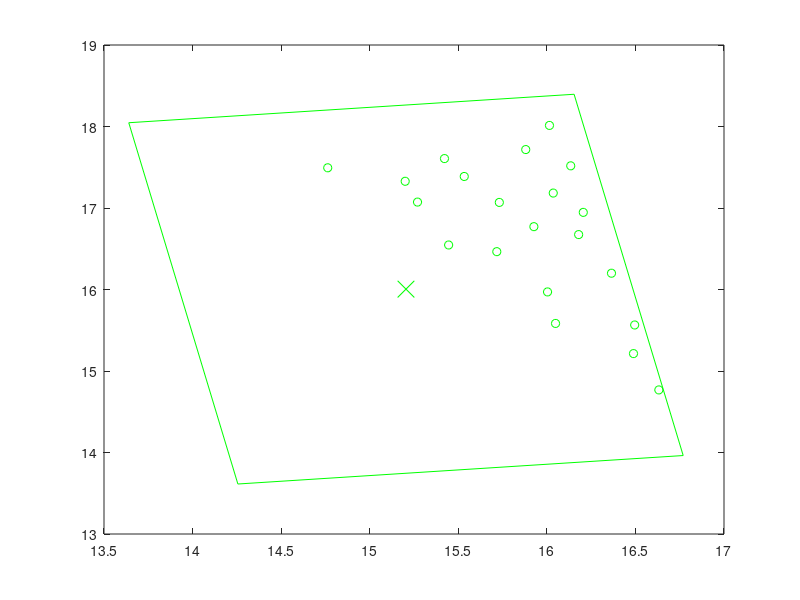

Here is the MATLAB script that generated this plot: (Note: this script raises an error after producing the figure.)
close all;
figure;
Targets_x = [14.762979344392004,15.200243446915817,15.269853493523833,15.445502682194958,15.422058827312185,15.533681938113986,15.717380550295742,15.731667001739893,16.049001738398985,16.00382614042047,15.926741455615542,15.880724475016166,16.036006732071822,16.17941663600096,16.014668787500096,16.205590113844284,16.134801150063506,16.48906883024664,16.364839604123887,16.495802369612782,16.632126526351218,];
Targets_y = [
17.493405141942187,17.327811003302656,17.072699714690618,16.54618505950143,17.606329463615825,17.38695019144608,16.46437979848765,17.0685319138865,15.583714849296587,15.970341678802264,16.771062689892442,17.71703291791567,17.183417842263122,16.673777386989094,18.013237614219538,16.94646729116542,17.51744579204767,15.213517064727755,16.19986894815736,15.564649128552952,14.76788801405039,];
center_x = [15.20472920148137];
center_y = [16.004520560338246];
image_corners_x = [13.639843475972986,14.255728499127333,16.769614926989757,16.15372990383541,13.639843475972986];
image_corners_y = [18.046293842554874,13.613474108090799,13.962747278121618,18.395567012585694,18.046293842554874];
plot(Targets_x, Targets_y,'go',image_corners_x,image_corners_y,'g');
hold on;
plot(center_x,center_y,'gx','MarkerSize',12)
labs1 = ['C1'];
labelpoints(center_x,center_y,labs1,'NE',0.3,1)
axis equal;
axis tight;
hold on;

Targets2_x = [14.439586552578383,14.99937263444248,15.395038379244275,15.232368854344974,16.126071882761725,15.76965469980577,15.882334941921545,16.43242339821736,16.224600382349852,]
Targets2_y = [
16.77205693389898,16.551354425023597,16.656347593777195,16.969596790945484,16.842484563188467,17.158380934778798,17.562598783125015,17.17255797306003,17.47633869881042,]
center2_x = [15.034905630743285]
center2_y = [18.519323605494765]
image_corners2_x = [13.51534170679686,14.033504147612552,16.55446955468971,16.03630711387402,13.51534170679686]
image_corners2_y = [20.595047804639275,16.149745470159885,16.443599406350256,20.888901740829645,20.595047804639275];
plot(Targets2_x, Targets2_y,'ro',image_corners2_x,image_corners2_y,'r');
hold on;
plot(center2_x,center2_y,'rx','MarkerSize',12)
labs1 = ['C2'];
labelpoints(center2_x,center2_y,labs1,'NE',0.3,1)
axis equal;
axis tight;         
hold on;

set(gca,'XTickLabel',[0.5 1 1.5 2 2.5 3 3.5 4 4.5 5] );
set(gca,'YTickLabel',[0.5 1.25 2.5 3.75 5 6.25 7.5 8.75 10] );